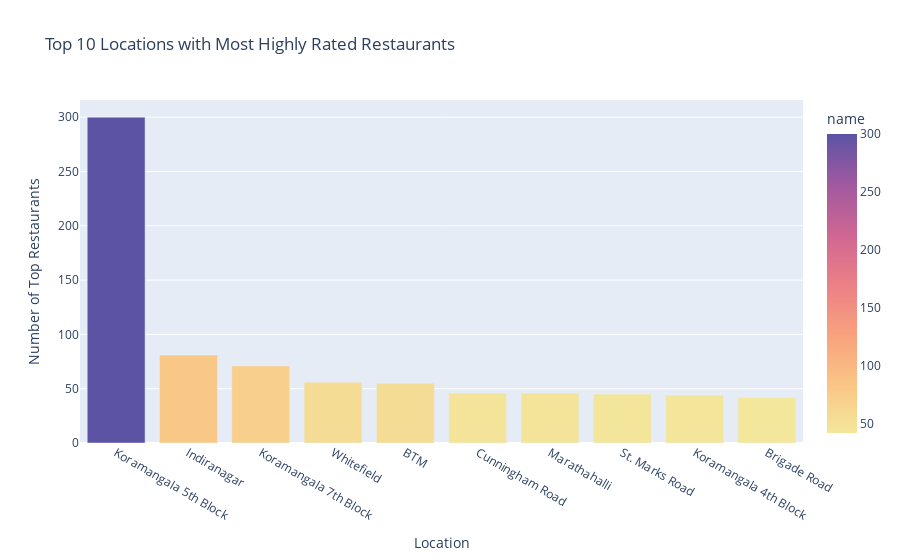

The notebook cell saved with this chart:
### Code cell
# --- Plot 1: Top 15 Cuisines by Average Rating ---
fig1 = px.bar(top_cuisines, 
              x='rate', 
              y='cuisines', 
              orientation='h',
              color='rate',
              color_continuous_scale='Viridis',
              title='Top 15 Cuisines by Average Rating')
fig1.update_layout(yaxis={'categoryorder':'total ascending'})

# --- Plot 2: Top 10 Locations with Most Highly Rated Restaurants ---
# Plot
fig2 = px.bar(top_by_location, 
              x='location', 
              y='name', 
              color='name',
              color_continuous_scale='sunset',
              title='Top 10 Locations with Most Highly Rated Restaurants')
fig2.update_layout(xaxis_title='Location', yaxis_title='Number of Top Restaurants')


# Save all plots in a single HTML file
#html_path = "Dataset/netflix_analysis_all_plots.html"

#pio.write_html([fig1, fig2, fig3, fig4, fig5, fig6, fig7, fig8, fig9], file=html_path, auto_open=False)

#html_path

### Figure 1 — Plotly figure (JSON) as saved in the notebook; plotly's stock layout.template omitted (floating-point values rounded to 4 significant figures)
{"data": [{"hovertemplate": "location=%{x}<br>name=%{marker.color}<extra></extra>", "legendgroup": "", "marker": {"color": [300, 81, 71, 56, 55, 46, 46, 45, 44, 42], "coloraxis": "coloraxis", "pattern": {"shape": ""}}, "name": "", "orientation": "v", "showlegend": false, "textposition": "auto", "type": "bar", "x": ["Koramangala 5th Block", "Indiranagar", "Koramangala 7th Block", "Whitefield", "BTM", "Cunningham Road", "Marathahalli", "St. Marks Road", "Koramangala 4th Block", "Brigade Road"], "xaxis": "x", "y": [300, 81, 71, 56, 55, 46, 46, 45, 44, 42], "yaxis": "y"}], "layout": {"barmode": "relative", "coloraxis": {"colorbar": {"title": {"text": "name"}}, "colorscale": [[0, "rgb(243, 231, 155)"], [0.1667, "rgb(250, 196, 132)"], [0.3333, "rgb(248, 160, 126)"], [0.5, "rgb(235, 127, 134)"], [0.6667, "rgb(206, 102, 147)"], [0.8333, "rgb(160, 89, 160)"], [1, "rgb(92, 83, 165)"]]}, "legend": {"tracegroupgap": 0}, "title": {"text": "Top 10 Locations with Most Highly Rated Restaurants"}, "xaxis": {"anchor": "y", "domain": [0, 1], "title": {"text": "Location"}}, "yaxis": {"anchor": "x", "domain": [0, 1], "title": {"text": "Number of Top Restaurants"}}}}
